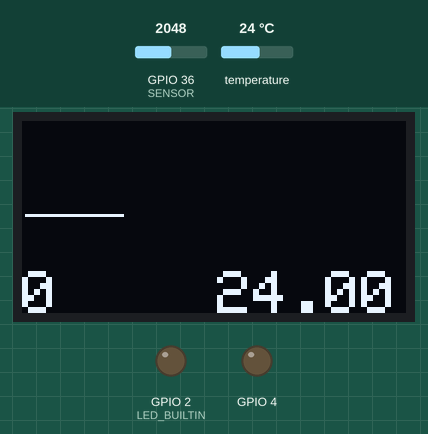
This sketch was run on a simulated ESP32. Shown: 128×64 one-colour display, output pins drawn as LEDs (lit = HIGH). Inputs (shaded band) come from the test bench; at power-on: GPIO 36 (SENSOR) = 2048, temperature 24 °C. WiFi joins after 1.5 s; servers stay silent unless stated; storage starts empty; what the sketch prints to the serial monitor is not drawn.

Above: at 9.9 s.
10.0 s: GPIO 36 (SENSOR) set to 2866
At 11.2 s:
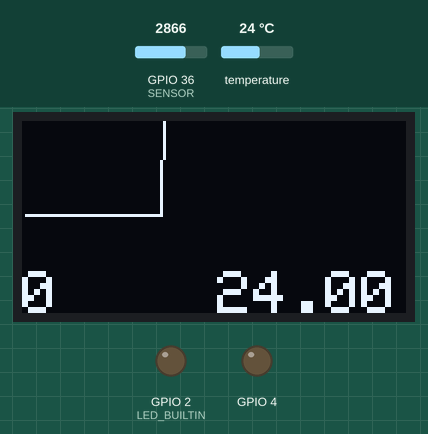
13.5 s: temperature set to 12 °C
At 14.6 s:
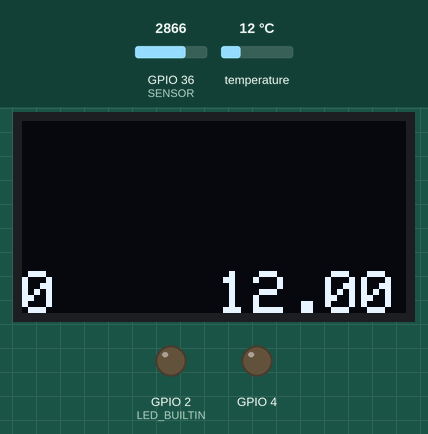
15.6 s: GPIO 36 (SENSOR) set to 2047
At 16.08 s:
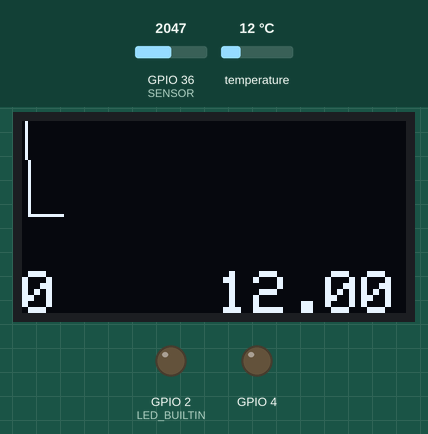
17.1 s: GPIO 36 (SENSOR) set to 1228
At 18.5 s:
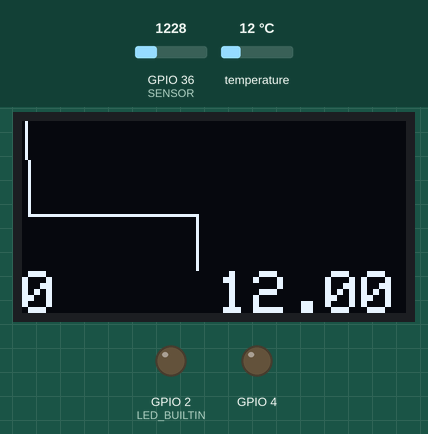
20.4 s: temperature set to 19 °C
At 21.5 s:
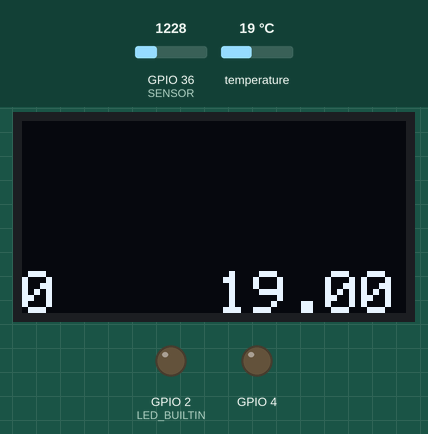
22.5 s: temperature set to 28 °C
At 24.0 s:
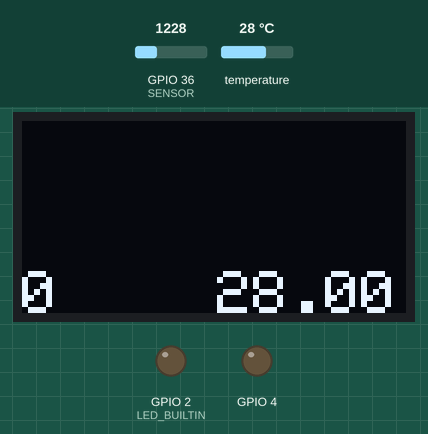
Timing chart, 0 to 25.1 s (numbered marks = the images above; inputs shaded):
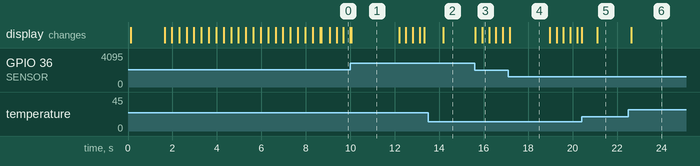

The sketch:

Wireless_ECG_AD8232_SH1106.ino
```cpp
/******************************************************************************
Heart_Rate_Display over Bluetooth
Publisher: https://www.circuitschools.com
******************************************************************************/
#include <WiFiManager.h>
#include <ESPAsyncWebServer.h>
#include <SPIFFS.h>
#include "BluetoothSerial.h"
#include <Wire.h>
#include <Adafruit_GFX.h>
#include <Adafruit_SH110X.h>
#include <OneWire.h>
#include <DallasTemperature.h>

#define LED_BUILTIN 2 //pin with LED to turn on when BT connected
#define i2c_Address 0x3c //Address dari display
#define SCREEN_WIDTH 128 // Lebar display
#define SCREEN_HEIGHT 64 // Tinggi display
#define display_RESET -1   // Reset Poin
#define SENSOR 36 // Tetapkan pin36 ESP32 sebagai sensor
#define UpperThreshold 2000
#define LowerThreshold 1970
#define buzzer 4// Tetapkan buzzer di pin4
#define ONE_WIRE_BUS 15

Adafruit_SH1106G display = Adafruit_SH1106G(SCREEN_WIDTH, SCREEN_HEIGHT, &Wire, display_RESET);
OneWire oneWire(ONE_WIRE_BUS);
DallasTemperature sensors(&oneWire);
DeviceAddress tempDeviceAddress;
int  resolution = 12;
unsigned long lastTempRequest = 0;
int  delayInMillis = 0;
float temperature = 0.0;
int  idle = 0;

int D=0;
int B=0;
int S=0;
int t1=1;
int a=0;
int lasta=0;
int lastb=0;
int LastTime=0;
int ThisTime;
bool BPMTiming=false;
bool BeatComplete=false;
int BPM=0;
int lastBPM = 0;
int value=0;

BluetoothSerial ESP_BT; // Object for Bluetooth
AsyncWebServer server(80);

void suhu(void) {
  // this part keeps the var temperature up to date as possible.
  if (millis() - lastTempRequest >= delayInMillis) // waited long enough??
  {
    temperature = sensors.getTempCByIndex(0);
    sensors.requestTemperatures();
    lastTempRequest = millis();
  }
}

void oled(void) {
/****************************************
 * Mengirim Data ke Oled 1.3"
 ****************************************/
if(a>127)
  {
  a=0;
  t1=1;
  lasta=a;
  }
/****************************************
 * Program untuk BPM
 ****************************************/
  ThisTime=millis();
  int value=analogRead(SENSOR);
  display.setTextColor(SH110X_WHITE);
  //int b=664-(value/3.125); // Pulse Heart Sensor
     //int b=(982.5-(value/2));
  int b=130.2-(value/20.8333); // AD8232
  Serial.println(value);
  display.writeLine(lasta,lastb,a,b,SH110X_WHITE);
  display.fillRect(t1,0,4,64,SH110X_BLACK);
  display.fillRect(0,0,1,64,SH110X_BLACK);
  lastb=b;
  lasta=a;

  if(value>UpperThreshold)
  {
    if(BeatComplete)
    {
    BPM=ThisTime-LastTime;
    BPM=int(60/(float(BPM)/1000));
    BPMTiming=false;
    BeatComplete=false;
    }
  if(BPMTiming==false)
  {
  LastTime=millis();
  BPMTiming=true;
/****************************************
 * Akhir Program
 ****************************************/
    }
  }
  if((value<LowerThreshold)&(BPMTiming))
  BeatComplete=true;
  display.writeFillRect(0,50,128,16,SH110X_BLACK);
  display.setCursor(0,50);
  if (BPM > 130) {
  BPM = 0; }
  if (BPM < 60) {
  BPM = lastBPM; }
  display.print(BPM);
  lastBPM = BPM;
  display.setCursor(65,50);
  display.print(temperature);
  display.display();
  a++;
  t1++;
  }

void Home(void) {
  display.setTextSize(2);
  display.setTextColor(SH110X_WHITE);
  display.setCursor(48,0);
  display.print("ECG");
  display.setCursor(16,20);
  display.print("WIRELESS");
    display.display();
   WiFiManager wifiManager;
  wifiManager.autoConnect("PulseHeart_1","");

  while (WiFi.status() != WL_CONNECTED) {
    Serial.print(".");
  }

  Serial.println("");
  Serial.println("WiFi Connected");
  Serial.println("IP address: ");
  Serial.println(WiFi.localIP());
  display.setTextSize(1);
  display.setCursor(11,40);
  display.println("IP :" + WiFi.localIP().toString());
  display.setTextSize(2);
  display.display();
  for (int16_t t=0; t<127; t += 1) {
  display.writeFillRect(t,50,1,12,SH110X_WHITE);
  display.display();
  delay (30);
  }
}

String Data() {
  float D = analogRead(SENSOR);
  if (isnan(D)) {
    Serial.println("Failed to read from BME280 sensor!");
    return "";
  }
  else {
    Serial.println(D);
    return String(D);
    delay(33);
  }
}
String Bpm() {
  float B = BPM;
  if (isnan(B)) {
    Serial.println("Failed to read from BME280 sensor!");
    return "";
  }
  else {
    Serial.println(B);
    return String(B);
  }
}

String Suhu1() {
  float S = sensors.getTempCByIndex(0);
  if (isnan(S)) {
    Serial.println("Failed to read from BME280 sensor!");
    return "";
  }
  else {
    Serial.println(S);
    return String(S);
  }
}

const char index_html[] PROGMEM = R"rawliteral(
<!DOCTYPE HTML>
<html>
<head>
  <meta name="viewport" content="width=device-width, initial-scale=1">
  <link rel="stylesheet" href="https://use.fontawesome.com/releases/v5.7.2/css/all.css" integrity="sha384-fnmOCqbTlWIlj8LyTjo7mOUStjsKC4pOpQbqyi7RrhN7udi9RwhKkMHpvLbHG9Sr" crossorigin="anonymous">
  <script src="https://code.highcharts.com/highcharts.js"></script>
  <style>
    html {
     font-family: Arial;
     display: inline-block;
     margin: 0px auto;
     text-align: center;
    }
    body {
      min-width: 310px;
      max-width: 800px;
      height: 400px;
      margin: 0 auto;
    }
    h2 {
      font-family: Arial;
      font-size: 2.5rem;
      text-align: center;
    }
    p { font-size: 3.0rem; }
    .units { font-size: 1.2rem; }
    .dht-labels{
      font-size: 1.5rem;
      vertical-align:middle;
      padding-bottom: 15px;
    }
  </style>
</head>
<body>
  <h2>Monitoring Wireless ECG</h2>
  <div id="chart-temperature" class="container"></div>
  <p>
    <i class="fas fa-heartbeat" style="color:#c60c0c;"></i>
    <span class="dht-labels">Detak Jantung</span>
    <span id="Bpm">%Detak Jantung%</span>
    <sup class="units">BPM</sup>
  </p>
  <p>
    <i class="fas fa-thermometer-half" style="color:#059e8a;"></i>
    <span class="dht-labels">Suhu</span>
    <span id="Suhu">%Suhu%</span>
    <sup class="units">&deg;C</sup>
  </p>
</body>
<script>
var chartT = new Highcharts.Chart({
  chart:{ zoomType: 'x', renderTo : 'chart-temperature' },
  title: { text: 'Sinyal Aktivitas Jantung' },
  series: [{
    showInLegend: false,
    data: []
  }],
  plotOptions: {
    line: { animation: false,
      dataLabels: { enabled: false }
    },
    series: { color: '#059e8a' }
  },
 xAxis: { type: 'datetime',
    dateTimeLabelFormats: { second: '%H:%M:%S' }
  },
  yAxis: {
    title: { text: 'Value' }
  },
  credits: { enabled: false }
});

setInterval(function ( ) {
  var xhttp = new XMLHttpRequest();
  xhttp.onreadystatechange = function() {
    if (this.readyState == 4 && this.status == 200) {
      var x = (new Date()).getTime(),
          y = parseFloat(this.responseText);
      //console.log(this.responseText);
      if(chartT.series[0].data.length > 1240) {
        chartT.series[0].addPoint([x, y], false, true, false);
      } else {
        chartT.series[0].addPoint([x, y], true, false, true);
      }
    }
  };
  xhttp.open("GET", "/Data", true);
  xhttp.send();
}, 1 ) ;

setInterval(function ( ) {
  var xhttp = new XMLHttpRequest();
  xhttp.onreadystatechange = function() {
    if (this.readyState == 4 && this.status == 200) {
      document.getElementById("Bpm").innerHTML = this.responseText;
    }
  };
  xhttp.open("GET", "/Bpm", true);
  xhttp.send();
}, 3000 ) ;

setInterval(function ( ) {
  var xhttp = new XMLHttpRequest();
  xhttp.onreadystatechange = function() {
    if (this.readyState == 4 && this.status == 200) {
      document.getElementById("Suhu").innerHTML = this.responseText;
    }
  };
  xhttp.open("GET", "/Suhu", true);
  xhttp.send();
}, 3000 ) ;

</script>
</html>)rawliteral";

String processor(const String& var){
  //Serial.println(var);
  if(var == "Suhu"){
    return Suhu1();
  }
  else if(var == "Detak Jantung"){
    return Bpm();
  }
  return String();
}

void setup() {
  // initialize digital pin 2 as an output.
  pinMode(LED_BUILTIN, OUTPUT);
  pinMode(SENSOR, INPUT); // Sensor sebagai Input
  // initialize the serial communication:
  Serial.begin(115200);
  SPIFFS.begin (true);
  display.begin(i2c_Address, true); // Address 0x3C default dari display
  display.clearDisplay();
  display.setTextSize(2);
  display.setTextColor(SH110X_WHITE);
  sensors.begin();
  sensors.getAddress(tempDeviceAddress, 0);
  sensors.setResolution(tempDeviceAddress, resolution);
  sensors.setWaitForConversion(false);
  sensors.requestTemperatures();
  delayInMillis = 750 / (1 << (12 - resolution));
  lastTempRequest = millis();
  pinMode(4, OUTPUT);
  display.display();
  display.clearDisplay();
  Home();
  display.display();
  display.clearDisplay();
  if(!SPIFFS.begin()){
    Serial.println("An Error has occurred while mounting SPIFFS");
    return;
  }

  server.on("/", HTTP_GET, [](AsyncWebServerRequest *request){
    request->send_P(200, "text/html", index_html, processor);
  });
  server.on("/Data", HTTP_GET, [](AsyncWebServerRequest *request){
    request->send_P(200, "text/plain", Data().c_str());
  });
  server.on("/Bpm", HTTP_GET, [](AsyncWebServerRequest *request){
    request->send_P(200, "text/plain", Bpm().c_str());
  });
  server.on("/Suhu", HTTP_GET, [](AsyncWebServerRequest *request){
    request->send_P(200, "text/plain", Suhu1().c_str());
  });
  // Start server
  server.begin();
}

void loop() {
  suhu();
  oled();
  Serial.println(analogRead(SENSOR));
}
```

Measured:
- after the input at 13.5 s, the display: changes after 0.68 s (image 2)
- after the input at 15.6 s, the display: first changes at once (image 3 shows a later state)
- after the input at 20.4 s, the display: first differs from a run without the input after 0.70 s (image 5)
- after the input at 22.5 s, the display: changes after 0.13 s (image 6)
- what the display in image 4 shows lasts 1.8 s, from 17.2 s to 19.0 s
